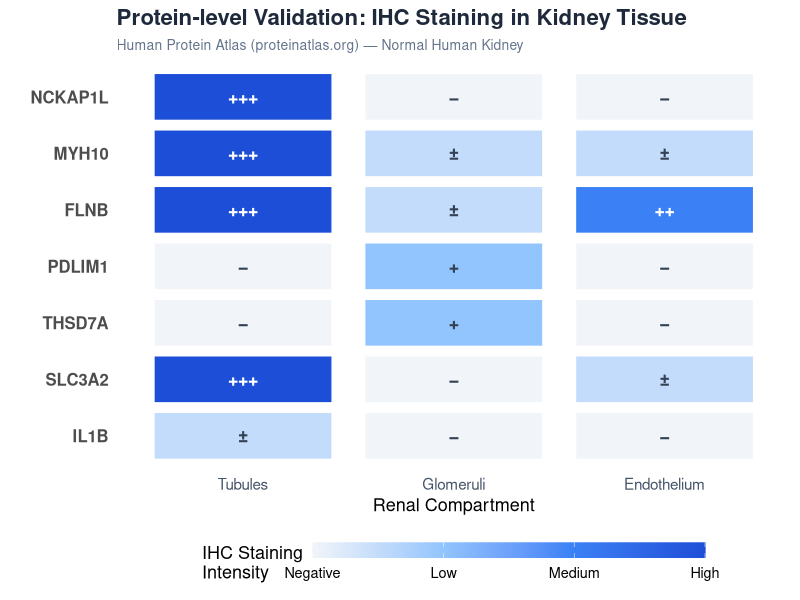

This figure's R source:
# ============================================================
# HPA蛋白表达验证 Figure
# 目的：可视化7个标志物基因在肾脏组织中的蛋白水平表达
# 数据来源：Human Protein Atlas (proteinatlas.org)
# ============================================================

library(ggplot2)
library(reshape2)
library(RColorBrewer)

# ---- 1. HPA肾脏IHC数据 ----
# 半定量评分: 0=Negative, 1=Low, 2=Medium, 3=High

hpa_data <- data.frame(
  Gene = c("NCKAP1L", "MYH10", "FLNB", "PDLIM1", "THSD7A", "SLC3A2", "IL1B"),
  Glomeruli = c(0, 0.5, 0.5, 1, 1, 0, 0),
  Tubules = c(3, 3, 3, 0, 0, 3, 0.5),
  Endothelium = c(0, 0.5, 2, 0, 0, 0.5, 0),
  check.names = FALSE
)

# 每个基因的蛋白功能注释
hpa_data$Function <- c(
  "WAVE complex\n(actin polymerization)",
  "Non-muscle myosin IIB\n(actin binding)",
  "Filamin B\n(actin crosslinking)",
  "PDZ-LIM adaptor\n(actin cytoskeleton)",
  "Thrombospondin domain\n(podocyte slit diaphragm)",
  "CD98 heavy chain\n(cystine transporter subunit)",
  "Pro-inflammatory\ncytokine (secreted)"
)

# 每个基因的HPA可靠性
hpa_data$Reliability <- c(
  "2 antibodies",
  "3 antibodies",
  "3 antibodies",
  "2 antibodies",
  "1 antibody",
  "2 antibodies",
  "Secreted (IHC N/A)"
)

# ---- 2. 转长格式 ----
hpa_long <- melt(hpa_data[, c("Gene", "Glomeruli", "Tubules", "Endothelium")],
                 id.vars = "Gene", variable.name = "Compartment", value.name = "Score")

hpa_long$Gene <- factor(hpa_long$Gene, levels = rev(hpa_data$Gene))
hpa_long$Compartment <- factor(hpa_long$Compartment,
                                levels = c("Tubules", "Glomeruli", "Endothelium"))

# ---- 3. 主图：热图 ----
p1 <- ggplot(hpa_long, aes(x = Compartment, y = Gene, fill = Score)) +
  geom_tile(color = "white", linewidth = 0.8, width = 0.85, height = 0.85) +
  scale_fill_gradientn(
    colors = c("#f1f5f9", "#93c5fd", "#3b82f6", "#1d4ed8"),
    values = c(0, 0.33, 0.66, 1),
    limits = c(0, 3),
    breaks = c(0, 1, 2, 3),
    labels = c("Negative", "Low", "Medium", "High"),
    name = "IHC Staining\nIntensity"
  ) +
  geom_text(aes(label = ifelse(Score == 0, "−",
                                ifelse(Score == 0.5, "±",
                                       ifelse(Score == 1, "+",
                                              ifelse(Score == 2, "++", "+++")))),
                color = ifelse(Score >= 2, "white", "#334155")),
            size = 4.5, fontface = "bold") +
  scale_color_identity() +
  labs(
    title = "Protein-level Validation: IHC Staining in Kidney Tissue",
    subtitle = "Human Protein Atlas (proteinatlas.org) — Normal Human Kidney",
    x = "Renal Compartment",
    y = ""
  ) +
  theme_minimal(base_size = 13) +
  theme(
    plot.title = element_text(face = "bold", size = 16, color = "#1e293b"),
    plot.subtitle = element_text(size = 10, color = "#64748b"),
    axis.text.y = element_text(face = "bold", size = 12),
    axis.text.x = element_text(size = 11, color = "#475569"),
    panel.grid = element_blank(),
    legend.position = "bottom",
    legend.key.width = unit(2, "cm"),
    legend.key.height = unit(0.4, "cm")
  )

# ---- 4. 补充图：基因功能条形图 ----
hpa_data$Gene_f <- factor(hpa_data$Gene, levels = rev(hpa_data$Gene))

p2 <- ggplot(hpa_data, aes(x = Gene_f, y = 1, fill = Reliability)) +
  geom_tile(color = "white", linewidth = 0.5, width = 0.85, height = 0.85) +
  scale_fill_manual(
    values = c("2 antibodies" = "#22c55e", "3 antibodies" = "#16a34a",
               "1 antibody" = "#fbbf24", "Secreted (IHC N/A)" = "#94a3b8"),
    name = "HPA Validation\nReliability"
  ) +
  geom_text(aes(label = Reliability), size = 3.2, color = "#1e293b") +
  labs(y = "", x = "") +
  theme_void() +
  theme(legend.position = "none",
        plot.margin = margin(0, 0, 0, 0))

# ---- 5. 保存 ----
ggsave("HPA_validation_heatmap.png", p1, width = 10, height = 6, dpi = 300, bg = "white")
cat("Saved: HPA_validation_heatmap.png\n")

# ---- 6. 打印汇总表 ----
cat("\n========== HPA肾脏IHC汇总 ==========\n")
cat(sprintf("%-10s %-12s %-12s %-15s %s\n",
            "Gene", "Glomeruli", "Tubules", "Endothelium", "Reliability"))
cat(strrep("-", 70), "\n")
for (i in 1:nrow(hpa_data)) {
  cat(sprintf("%-10s %-12s %-12s %-15s %s\n",
              hpa_data$Gene[i],
              ifelse(hpa_data$Glomeruli[i]==0, "Negative",
                     ifelse(hpa_data$Glomeruli[i]<=1, "Low", "Medium/High")),
              ifelse(hpa_data$Tubules[i]==0, "Negative",
                     ifelse(hpa_data$Tubules[i]<=1, "Low",
                            ifelse(hpa_data$Tubules[i]==2, "Medium", "High"))),
              ifelse(hpa_data$Endothelium[i]==0, "Negative",
                     ifelse(hpa_data$Endothelium[i]<=1, "Low", "Medium/High")),
              hpa_data$Reliability[i]))
}

cat("\n✅ 关键发现:\n")
cat("  - MYH10, FLNB, NCKAP1L, SLC3A2 在肾小管中强表达 (actin骨架+胱氨酸转运)\n")
cat("  - THSD7A, PDLIM1 主要在肾小球/足细胞水平表达\n")
cat("  - IL1B为分泌蛋白，正常肾脏IHC不适用；DN中由炎症细胞分泌\n")
cat("  - 多个基因与actin细胞骨架相关 → 支持双硫死亡机制假说\n")
